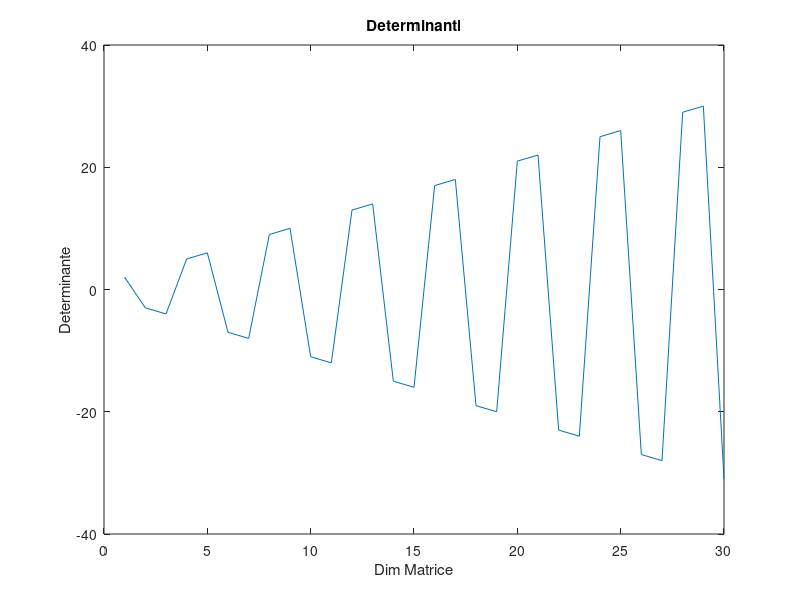
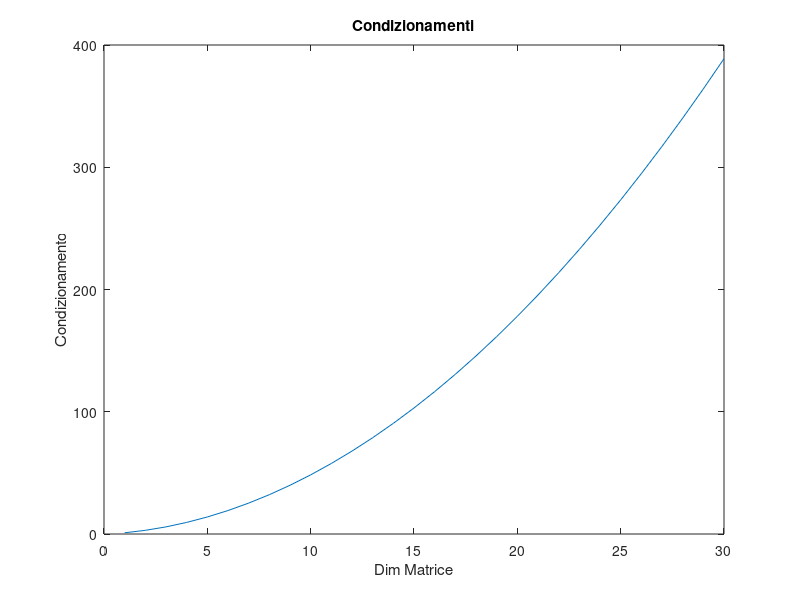

The MATLAB script that drew these images, in order:
clear
clc
close all

%Per eseguire una funzione chiamare quest'ultima (con argomento/i) nella command window
function m = Matrice(n)
    m = zeros(n);

    j=n;
    for i=[1:n]
        m(i,j)=2;
        j=j-1;
    end

    j=n-1;
    for i=[1:(n-1)]
        m(i,j)=-1;
        j=j-1;
    end

    j=n;
    for i=[2:n]
        m(i,j)=-1;
        j=j-1;
    end
end


for i=[1:30]
  A = Matrice(i);
  d(i)=det(A);
  c(i)=cond(A);
endfor


plot([1:30],d)
title('Determinanti')
xlabel('Dim Matrice')
ylabel('Determinante')
figure
plot([1:30],c)
title('Condizionamenti')
xlabel('Dim Matrice')
ylabel('Condizionamento')



%Determinante e numero di condizionamento 1->50
%per calcolare il numero di condizioanmento bisogna calcolare ||A||*||A^-1||
%creiamo il vettore con num cond 50



